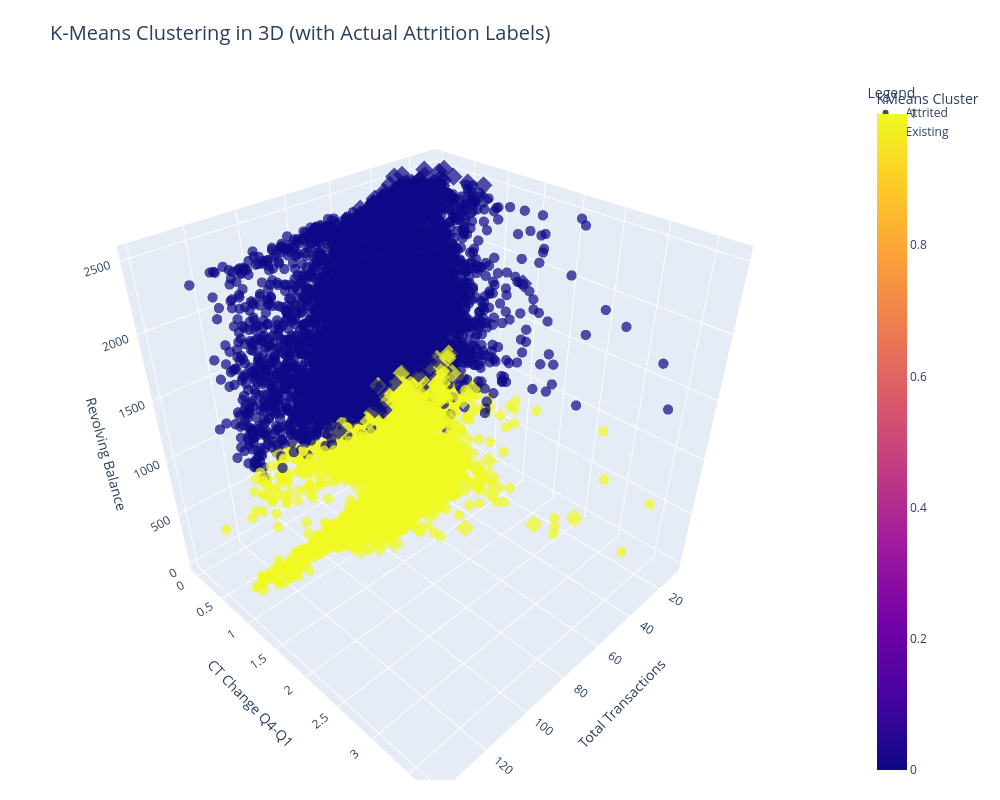

The code cell stored with this chart in its notebook:
### Code cell
import plotly.express as px

# Create a new DataFrame with cluster and actual labels
plot_df = X.copy()
plot_df['KMeans Cluster'] = cluster_labels
plot_df['Customer Status'] = y.map({0: 'Existing', 1: 'Attrited'})  # Rename target values

# Custom color map for cluster labels
cluster_color_map = {0: 'blue', 1: 'gold'}

# Create the interactive 3D plot with larger layout
fig = px.scatter_3d(
    plot_df,
    x='Total_Trans_Ct',
    y='Total_Ct_Chng_Q4_Q1',
    z='Total_Revolving_Bal',
    color='KMeans Cluster',
    symbol='Customer Status',
    opacity=0.7,
    title='K-Means Clustering in 3D (with Actual Attrition Labels)',
    labels={
        'Total_Trans_Ct': 'Total Transactions',
        'Total_Ct_Chng_Q4_Q1': 'CT Change Q4-Q1',
        'Total_Revolving_Bal': 'Revolving Balance',
        'Customer Status': 'Customer Status',
        'KMeans Cluster': 'KMeans Cluster'
    },
    color_discrete_map=cluster_color_map
)

# Expand marker size and layout size for clarity
fig.update_traces(marker=dict(size=6))
fig.update_layout(
    legend_title_text='Legend',
    title_font_size=20,
    scene=dict(
        xaxis_title='Total Transactions',
        yaxis_title='CT Change Q4-Q1',
        zaxis_title='Revolving Balance'
    ),
    width=1000,  # Wider figure
    height=800,  # Taller figure
    margin=dict(l=20, r=20, b=20, t=80)  # Add space for title/labels
)

# Save interactive HTML file
fig.write_html("kmeans_3d_cluster_plot.html")

# Show the plot
fig.show()

### Figure 1 — Plotly figure (JSON) as saved in the notebook; plotly's stock layout.template omitted (floating-point values rounded to 4 significant figures; data arrays with more than 128 entries replaced by an {"elided": "..."} marker saying what was removed)
{"data": [{"hovertemplate": "Customer Status=Attrited<br>Total Transactions=%{x}<br>CT Change Q4-Q1=%{y}<br>Revolving Balance=%{z}<br>KMeans Cluster=%{marker.color}<extra></extra>", "legendgroup": "Attrited", "marker": {"color": {"elided": "8500 int values"}, "coloraxis": "coloraxis", "opacity": 0.7, "size": 6, "symbol": "circle"}, "mode": "markers", "name": "Attrited", "scene": "scene", "showlegend": true, "type": "scatter3d", "x": {"elided": "8500 int values"}, "y": {"elided": "8500 float values"}, "z": {"elided": "8500 int values"}}, {"hovertemplate": "Customer Status=Existing<br>Total Transactions=%{x}<br>CT Change Q4-Q1=%{y}<br>Revolving Balance=%{z}<br>KMeans Cluster=%{marker.color}<extra></extra>", "legendgroup": "Existing", "marker": {"color": {"elided": "1627 int values"}, "coloraxis": "coloraxis", "opacity": 0.7, "size": 6, "symbol": "diamond"}, "mode": "markers", "name": "Existing", "scene": "scene", "showlegend": true, "type": "scatter3d", "x": {"elided": "1627 int values"}, "y": {"elided": "1627 float values"}, "z": {"elided": "1627 int values"}}], "layout": {"coloraxis": {"colorbar": {"title": {"text": "KMeans Cluster"}}, "colorscale": [[0, "#0d0887"], [0.1111, "#46039f"], [0.2222, "#7201a8"], [0.3333, "#9c179e"], [0.4444, "#bd3786"], [0.5556, "#d8576b"], [0.6667, "#ed7953"], [0.7778, "#fb9f3a"], [0.8889, "#fdca26"], [1, "#f0f921"]]}, "height": 800, "legend": {"title": {"text": "Legend"}, "tracegroupgap": 0}, "margin": {"b": 20, "l": 20, "r": 20, "t": 80}, "scene": {"domain": {"x": [0, 1], "y": [0, 1]}, "xaxis": {"title": {"text": "Total Transactions"}}, "yaxis": {"title": {"text": "CT Change Q4-Q1"}}, "zaxis": {"title": {"text": "Revolving Balance"}}}, "title": {"font": {"size": 20}, "text": "K-Means Clustering in 3D (with Actual Attrition Labels)"}, "width": 1000}}
